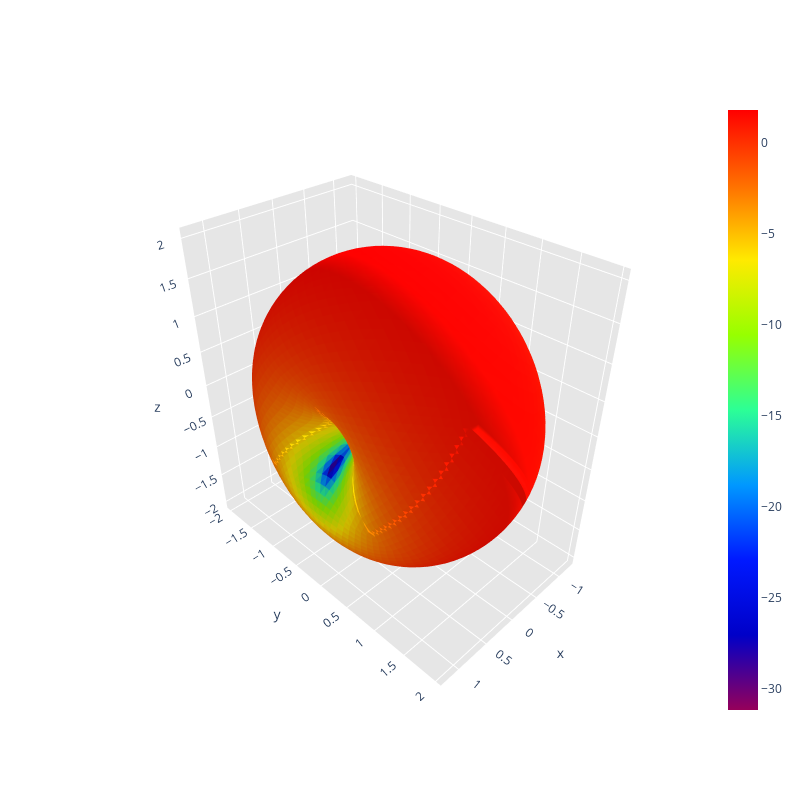

Notebook source saved alongside this figure:
### Code cell
from backend.efield.efield1 import calculate_electric_magnetic_field_at_point
from backend.efield.efield2 import radiation_intensity_distribution_over_sphere_surface
from backend.efield.efield3 import antenna_directivity_pattern

# Dense mesh for a sphere used in radiation calculations
filename_sphere_dense = '../../sphere_mesh/sphere_dense.mat'

mesh2_mat = 'data/antennas_mesh2/JP_meander_ifa_optim_868_mesh2.mat'
current_mat = 'data/antennas_current/JP_meander_ifa_optim_868_current.mat'
gain_power_mat = 'data/antennas_gain_power/JP_meander_ifa_optim_868_gain_power.mat'

observationPoint = np.array([100, 0, 0])

calculate_electric_magnetic_field_at_point(mesh2_mat, current_mat, observationPoint, radiation=True)

print("Calculating radiation intensity distribution over sphere surface...")
radiation_intensity_distribution_over_sphere_surface(mesh2_mat, current_mat, filename_sphere_dense, radiation=True, save_image=True)

# Step 3: Generating the directivity pattern
print("Generating antenna directivity pattern...")
antenna_directivity_pattern(mesh2_mat, current_mat, gain_power_mat, radiation=True, save_image=True)

### Figure 1 — Plotly figure (JSON) as saved in the notebook; plotly's stock layout.template omitted (floating-point values rounded to 4 significant figures; data arrays with more than 128 entries replaced by an {"elided": "..."} marker saying what was removed)
{"data": [{"facecolor": {"elided": "8000 str values"}, "i": {"elided": "8000 int values"}, "j": {"elided": "8000 int values"}, "k": {"elided": "8000 int values"}, "name": "", "type": "mesh3d", "x": {"elided": "4002 float values"}, "y": {"elided": "4002 float values"}, "z": {"elided": "4002 float values"}}, {"hoverinfo": "none", "marker": {"color": [-31.19, 1.828], "colorscale": [[0, "rgb(150, 0, 90)"], [0.125, "rgb(0, 0, 200)"], [0.25, "rgb(0, 25, 255)"], [0.375, "rgb(0, 152, 255)"], [0.5, "rgb(44, 255, 150)"], [0.625, "rgb(151, 255, 0)"], [0.75, "rgb(255, 234, 0)"], [0.875, "rgb(255, 111, 0)"], [1, "rgb(255, 0, 0)"]], "showscale": true, "size": 0.1}, "mode": "markers", "showlegend": false, "type": "scatter3d", "x": [0.1234], "y": [0.08967], "z": [1.992]}], "layout": {"height": 800, "scene": {"aspectratio": {"x": 0.6164, "y": 0.9801, "z": 1}, "xaxis": {"backgroundcolor": "rgb(230, 230, 230)", "gridcolor": "rgb(255, 255, 255)", "showbackground": true, "zerolinecolor": "rgb(255, 255, 255)"}, "yaxis": {"backgroundcolor": "rgb(230, 230, 230)", "gridcolor": "rgb(255, 255, 255)", "showbackground": true, "zerolinecolor": "rgb(255, 255, 255)"}, "zaxis": {"backgroundcolor": "rgb(230, 230, 230)", "gridcolor": "rgb(255, 255, 255)", "showbackground": true, "zerolinecolor": "rgb(255, 255, 255)"}}, "title": {"text": ""}, "width": 800}}
